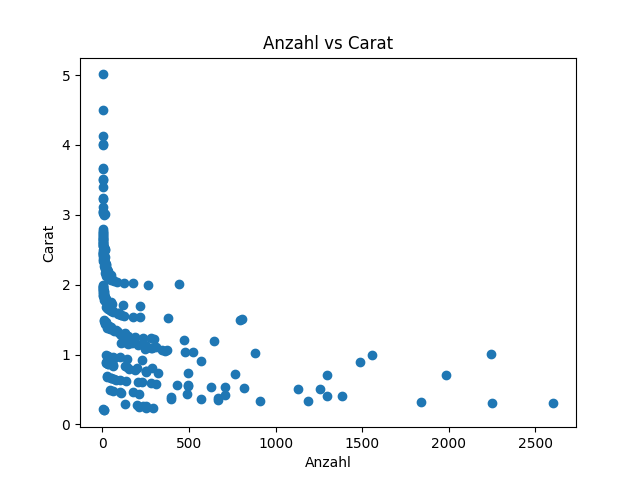

This chart was generated by the following Python code:
import matplotlib.pyplot as plt

from data.reader import read

diamonds = read()

carat_counts = dict[float, int]()
for d in diamonds:
    if d.carat not in carat_counts:
        carat_counts[d.carat] = 0
    carat_counts[d.carat] += 1

fig, ax = plt.subplots()
ax.set_title("Anzahl vs Carat")
ax.set_xlabel("Anzahl")
ax.set_ylabel("Carat")
plt.scatter(
    list(carat_counts.values()),
    list(carat_counts.keys()),
)
plt.show()
